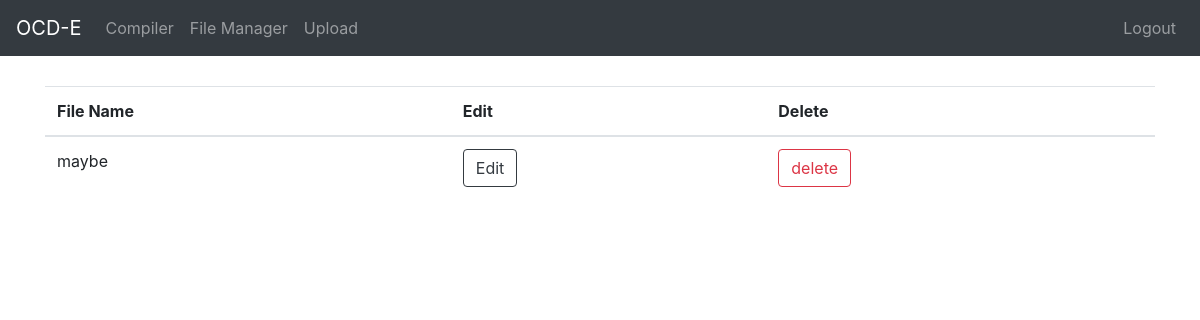
/viewfile/ (signed in), run on an earlier commit of the app's database.
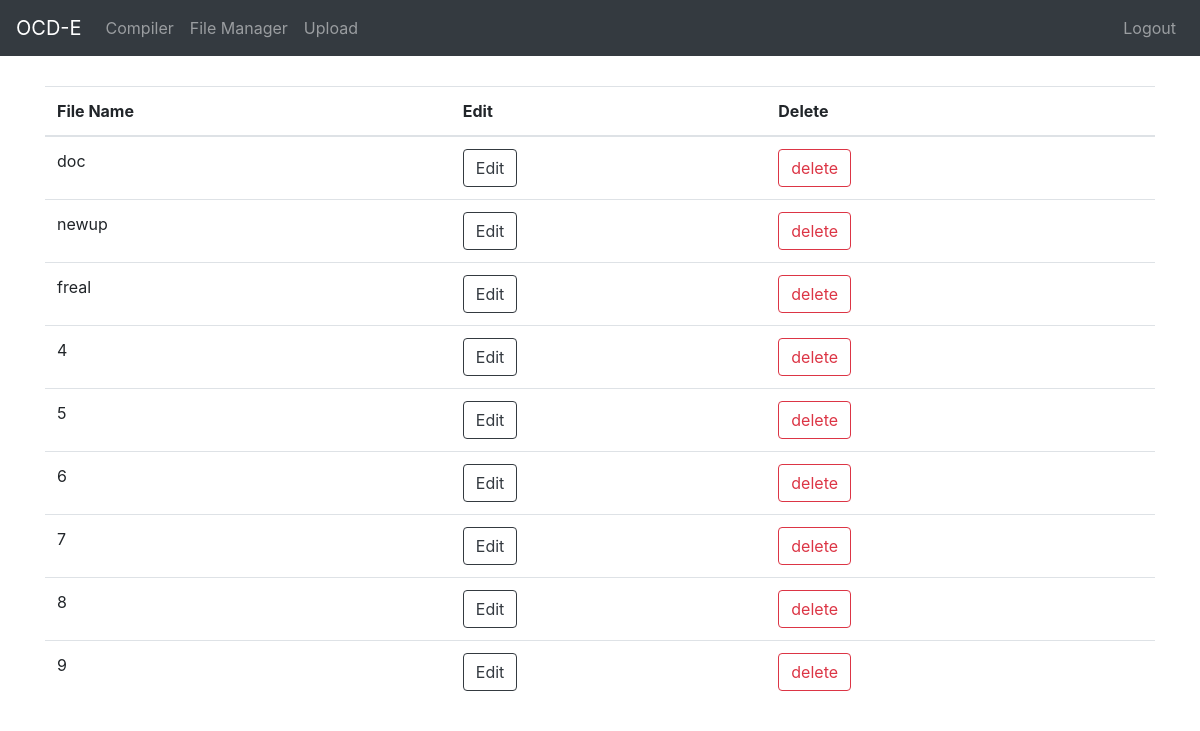
And on a later commit of the database.
### user/models.py (models this page shows, shortened)
class Document(models.Model):
    name = models.CharField(max_length=100)
    docfile = models.FileField(upload_to=user_directory_path)
    uploaded_at = models.DateTimeField(auto_now_add=True)
    user = models.ForeignKey(settings.AUTH_USER_MODEL, related_name='documents',on_delete=models.CASCADE)

### user/views.py (the view)
# urls.py: path('viewfile/',user_views.get, name='viewfile'),
def get(request):
    documents_list = Document.objects.filter(user=request.user)
    return render(request, 'user/viewfile.html', {'documents': documents_list})

### user/templates/user/viewfile.html (shortened to what this page needs)
<!DOCTYPE html>
<html lang="en">
<head>
  <link rel="stylesheet" href="https://maxcdn.bootstrapcdn.com/bootstrap/4.5.2/css/bootstrap.min.css">
</head>
<body>
<nav class="navbar navbar-expand-sm bg-dark navbar-dark">
  <a class="navbar-brand" href="{% url 'reset' %}">OCD-E</a>
  <div class="collapse navbar-collapse" id="collapsibleNavbar">
   {% if user.is_authenticated %}
    <ul class="navbar-nav">
      <li class="nav-item">
        <a class="nav-link" href="{% url 'compiler' %}">Compiler</a>
      </li>
      <li class="nav-item">
        <a class="nav-link" href="{% url 'viewfile' %}">File Manager</a>
      </li>
      <li class="nav-item">
        <a class="nav-link" href="{% url 'upload' %}">Upload</a>
      </li>
      </ul>
      <ul class="nav navbar-nav ml-auto">
      <li class="nav-item">
        <a class="nav-link" href="{% url 'logout' %}">Logout</a>
      </li>
      </ul>
      {% endif %}
  </div>
</nav>
<div class="container" style="margin-top:30px">
  <table class="table table-hover">
    <thead>
      <tr>
        <th>File Name</th>
        <th>Edit</th>
        <th>Delete</th>
      </tr>
    </thead>
    <tbody>
    {% for file in documents %}
    <tr>
        <td>{{ file.name }}</td>
        <td>
            <form method="POST" action="{% url 'edit' file.pk %}">
            <button type="submit" class="btn btn-outline-dark">Edit</button>
            </form>
        </td>
        <td>
            <form method="POST" action="{% url 'delete' file.pk %}">
            <button type="submit" class="btn btn-outline-danger">delete</button>
            </form>
        </td>
    </tr>
    {% endfor %}
    </tbody>
  </table>
</div>
</body>
</html>

What changed in the data, as far as the page shows it:
removed Document: name "maybe"
added Document: name "doc"
added Document: name "newup"
added Document: name "freal"
added Document: name "4"
added Document: name "5"
added Document: name "6"
added Document: name "7"
added Document: name "8"
added Document: name "9"
